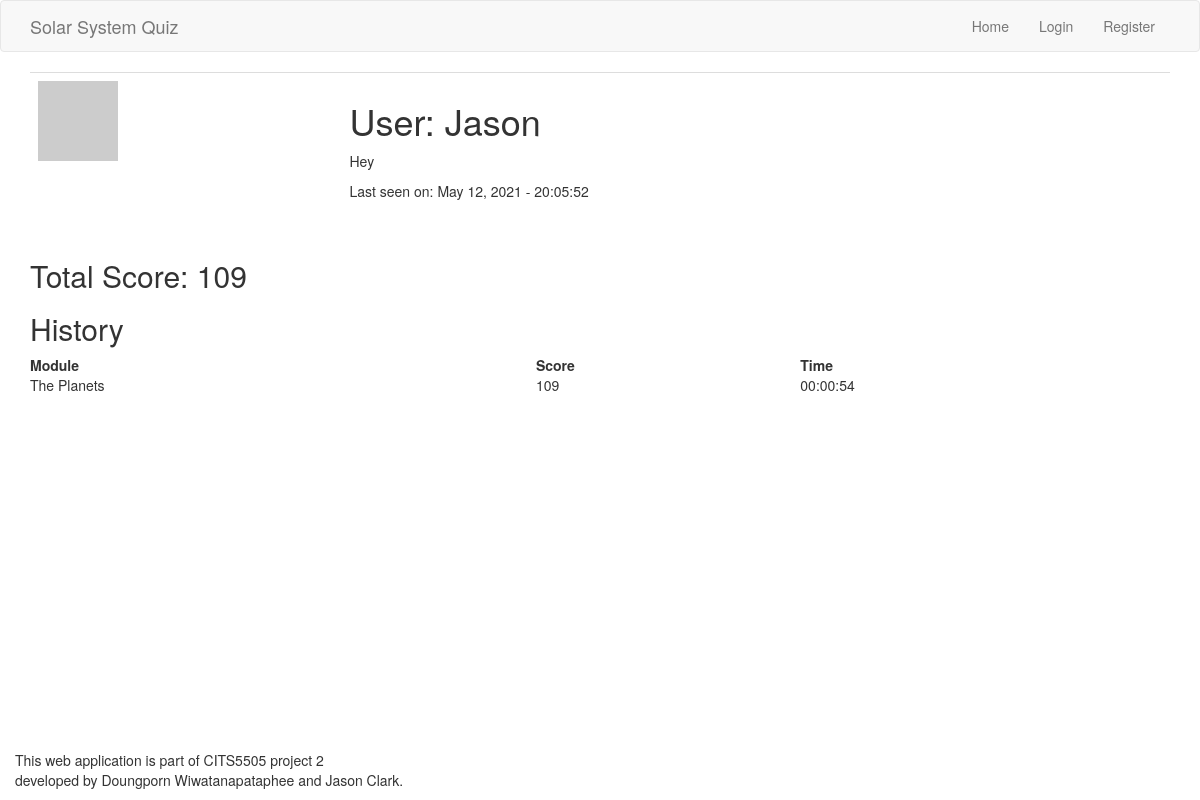
Before: /user/Jason with the older database file.
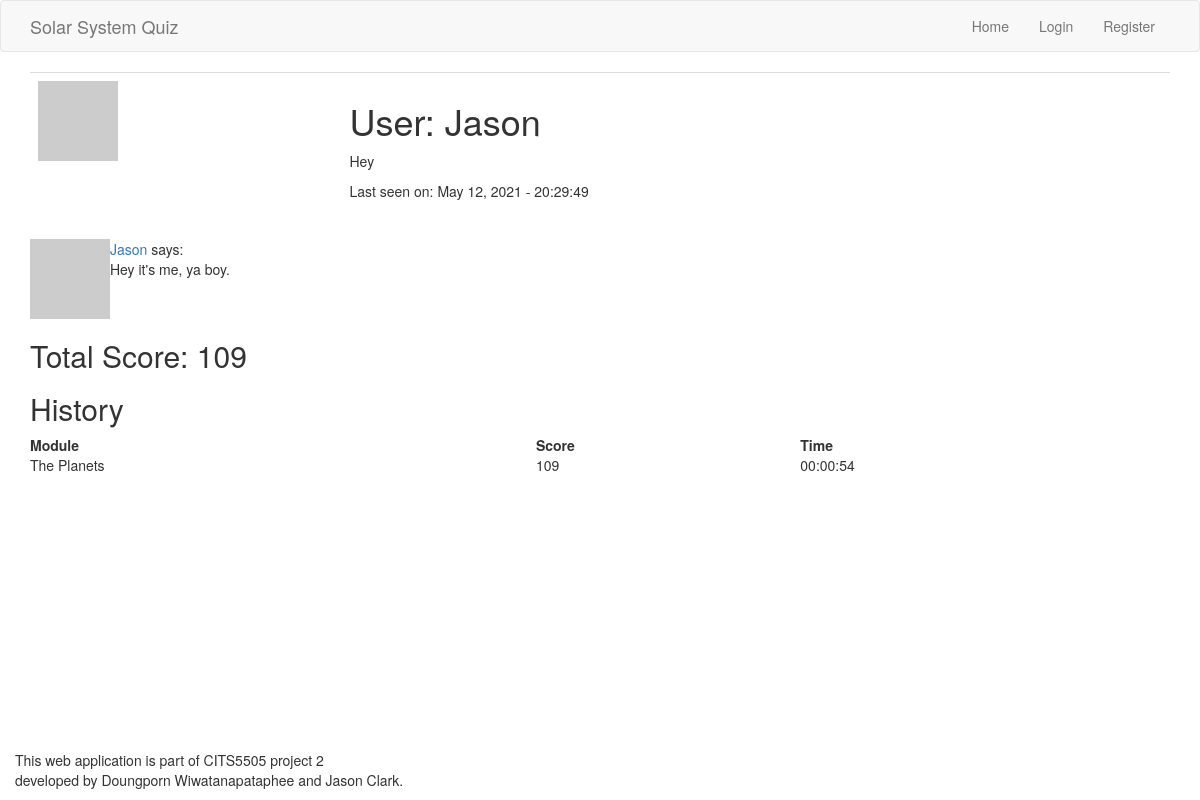
After: the same page with the newer database file.
### app/models.py (models this page shows, shortened)
class User(UserMixin, db.Model):
    __tablename__ = 'user_table'
    id = db.Column(db.Integer, primary_key=True)
    username = db.Column(db.String(64), index=True, unique=True)
    user_type = db.Column(db.String(64))
    email = db.Column(db.String(120), index=True, unique=True)
    password_hash = db.Column(db.String(128))
    posts = db.relationship('Post', backref='author', lazy='dynamic')
    about_me = db.Column(db.String(140))
    last_seen = db.Column(db.DateTime, default=datetime.utcnow)
    score_child = db.relationship("Score", backref = 'user_parent')
    def avatar(self, size):
      digest = md5(self.email.lower().encode('utf-8')).hexdigest()
      return 'https://www.gravatar.com/avatar/{}?d=identicon&s={}'.format(digest, size)

class Score(db.Model):
    __tablename__ = 'score'
    id = db.Column(db.Integer, primary_key = True)
    user_id = db.Column(db.Integer, db.ForeignKey('user_table.id'))
    questionset_id = db.Column(db.Integer, db.ForeignKey('questionset.id'))
    score = db.Column(db.Integer)
    time_taken = db.Column(db.Time)

class QuestionSet(db.Model):
    __tablename__ = 'questionset'
    id = db.Column(db.Integer, primary_key = True)
    name = db.Column(db.String(64))
    number_of_questions = db.Column(db.Integer)
    child = db.relationship("CurrentQuestion")
    score_child = db.relationship('Score', backref= 'questionset_parent')

class Post(db.Model):
    id = db.Column(db.Integer, primary_key=True)
    user_id = db.Column(db.Integer, db.ForeignKey('user_table.id')) #user.id
    body = db.Column(db.String(140))
    timestamp = db.Column(db.DateTime, index=True, default=datetime.utcnow)
    page = db.Column(db.String)
    upvotes = db.Column(db.Integer, default=0)
    downvotes = db.Column(db.Integer, default=0)

### app/routes.py (the view)
@app.route('/user/<username>', methods = ['GET','POST'])
def user_profile(username):
    user = User.query.filter_by(username=username).first_or_404()
    page = request.args.get('page', 1, type=int)
    posts = user.posts.paginate(
      page, app.config['POSTS_PER_PAGE'], False)
    score_dict = [] # initialise module score dictionary
    total = 0       # initialise total score as zero
    user_scores = Score.query.filter_by(user_id=user.id).all()
    for score in user_scores:
        score_dict.append({'module': score.questionset_id}) # append scores for each learning module
        total += score.score    # add total score
        scoreSorted = Score.query.filter_by(user_id=user.id).order_by(Score.score.desc()).all()
    return render_template('user_profile.html', user=user, score=total, posts=posts.items, scoreSorted = scoreSorted)

### app/routes.py (called while the page is built)
@app.before_request
def before_request():
    from_zone = tz.tzutc()
    to_zone = tz.tzlocal()
    utc = datetime.utcnow()
    utc = utc.replace(tzinfo=from_zone)
    central = utc.astimezone(to_zone)   # convert to local timezone
    if current_user.is_authenticated:
        current_user.last_seen = central
        db.session.commit()

### app/templates/user_profile.html (shortened to what this page needs)
{% extends 'base.html' %}
{% block body %}
<div class="container">
<table class="table table-hover">
    <tr valign="top">
        <td><img src="{{ user.avatar(128) }}"></td>
        <td>
            <h1>User: {{ user.username }}</h1>
            {% if user.about_me %}<p>{{ user.about_me }}</p>{% endif %}
            {% if user.last_seen %}<p>Last seen on: {{ user.last_seen.strftime('%B %d, %Y - %H:%M:%S') }}</p>{% endif %}
        </td>
    </tr>
</table>
</div>
<div class="container">
  {% for post in posts %}
  {% include '_post.html' %}
  {% endfor %}
</div>
<div class="container">
    <h2>Total Score: {{ score }}</h2>
    <h2>History</h2>
    <table style="width:100%;">
        <thead>
            <tr>
                <th>Module</th>
                <th>Score</th>
                <th>Time</th>
            </tr>
        </thead>
        <tbody>
        {% for score in scoreSorted %}
        {%  if loop.index <= 5  %}
            <tr>
                <td>{{ score.questionset_parent.name }}</td>
                <td>{{ score.score }}</td>
                <td>{{ score.time_taken }}</td>
            </tr>
        {% endif %}
        {% endfor %}
        </tbody>
    </table>
</div>
{% endblock %}

### app/templates/base.html (shortened to what this page needs)
<!DOCTYPE html>
<html lang="en">
<head>
    <link rel="stylesheet" href="https://maxcdn.bootstrapcdn.com/bootstrap/3.4.1/css/bootstrap.min.css">
    <link rel="stylesheet" href="https://cdnjs.cloudflare.com/ajax/libs/font-awesome/4.7.0/css/font-awesome.min.css">
</head>
<body>
    {% block navbar %}
    <nav class="navbar navbar-default">
        <div class="container">
            <div class="navbar-header">
                <a class="navbar-brand" href="{{ url_for('home') }}">Solar System Quiz</a>
            </div>
            <div class="collapse navbar-collapse" id="bs-example-navbar-collapse-1">
                <ul class="nav navbar-nav navbar-right">
                    {% if current_user.is_authenticated %}
                    <li><a href="{{ url_for('home') }}">Home</a></li>
                    <li><a href="{{ url_for('user_profile', username=current_user.username) }}">{{ current_user.username }} Profile</a></li>
                    <li><a href="{{ url_for('logout') }}">Sign Out</a></li>
                    {% else %}
                    <li><a href="{{ url_for('home') }}">Home</a></li>
                    <li><a href="{{ url_for('login') }}">Login</a></li>
                    <li><a href="{{ url_for('register') }}">Register</a></li>
                    {% endif %}
                </ul>
            </div>
        </div>
    </nav>
    {% endblock %}
    {% block body %}{% endblock %}
    <div class="container" style='bottom:0; position:absolute; '>
        <p>This web application is part of CITS5505 project 2 <br>
           developed by Doungporn Wiwatanapataphee and Jason Clark.</p>
</body>
</html>

### app/templates/_post.html (shortened to what this page needs)
<table>
  <tr valign="top">
    <td><img src="{{ post.author.avatar(36) }}"></td>
    <td>
      <a href="{{ url_for('user_profile', username=post.author.username) }}">
        {{ post.author.username }}
      </a>
      says:<br>{{ post.body }}
    </td>
  </tr>
</table>

Changed rows visible on the page:
changed User "Jason": last_seen "May 12, 2021 - 20:05:52" → "May 12, 2021 - 20:29:49"
added Post: author.username "Jason", body "Hey it's me, ya boy."
